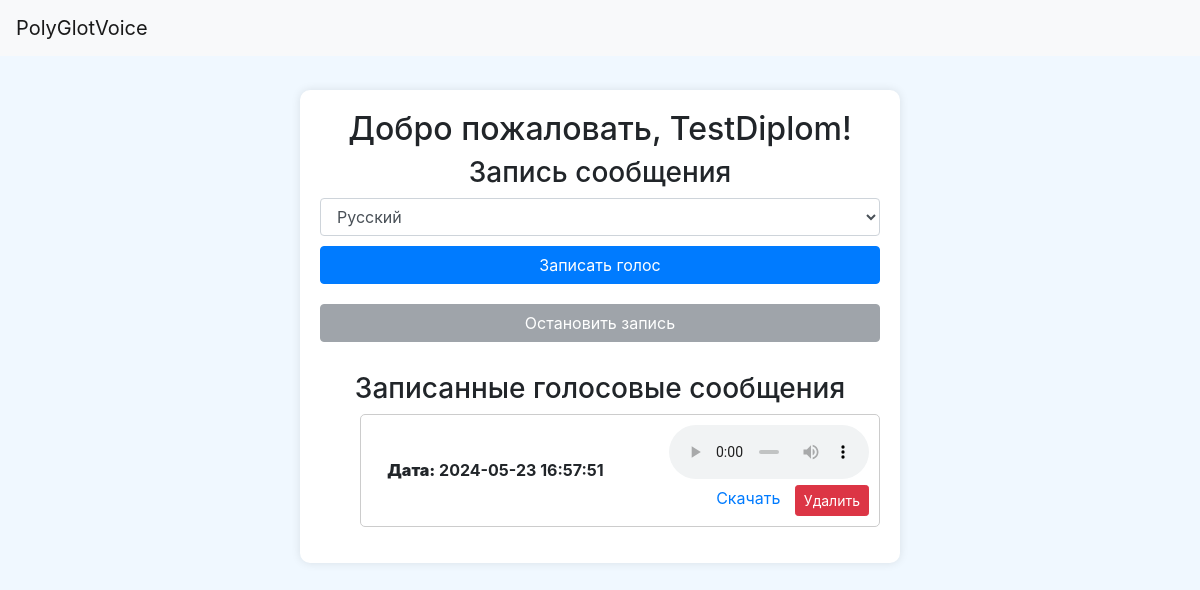
Before: /record (signed in) with the older database file.
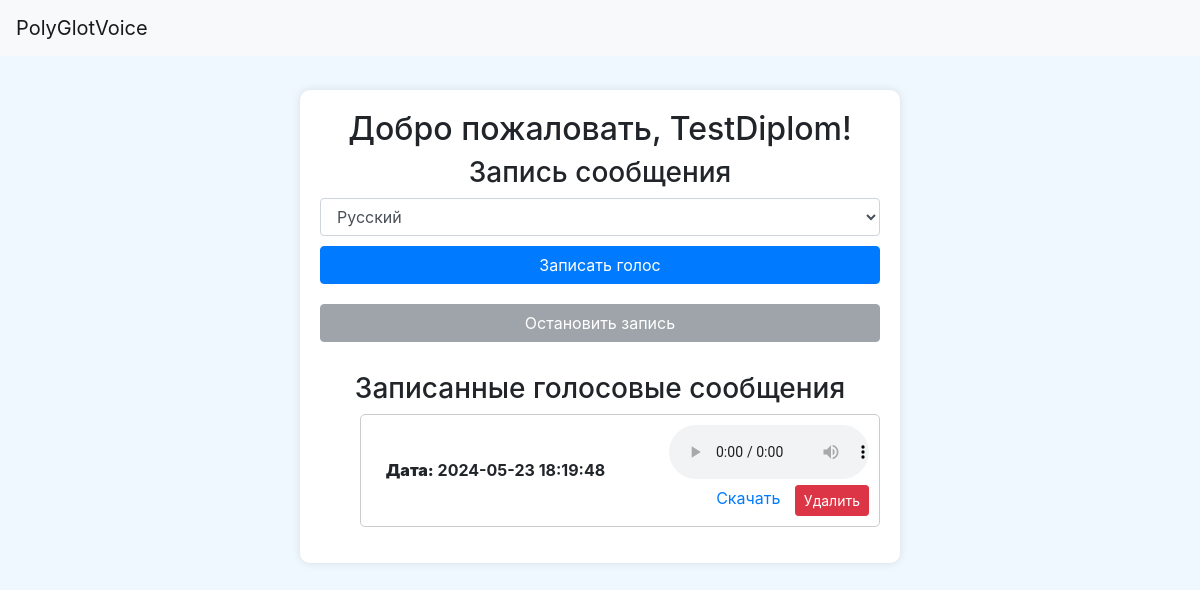
After: the same page with the newer database file.
### models.py (models this page shows)
class Message(Base):
    __tablename__ = "messages"
    id = Column(Integer, primary_key=True, index=True)
    user_id = Column(Integer, ForeignKey("users.id"))
    message_type = Column(String)
    content = Column(String)
    translated = Column(Boolean, default=False)
    created_at = Column(DateTime, default=func.now())
    language = Column(String)  # Новое поле для хранения языка
    owner = relationship("User", back_populates="messages")

### main.py (the view)
@app.get("/record", response_class=HTMLResponse)
async def read_record(request: Request, session_data: UserSession = Depends(get_session_data),
                      db: Session = Depends(get_db)):
    user = db.query(User).filter(User.id == session_data.user_id).first()
    if user is None:
        raise HTTPException(status_code=404, detail="User not found")
    messages = db.query(Message).filter(Message.user_id == user.id, Message.translated == False).all()
    return templates.TemplateResponse("record.html", {
        "request": request,
        "user": user,
        "messages": messages
    })

### templates/record.html (shortened to what this page needs)
<!DOCTYPE html>
<html lang="ru">
<head>
    <link href="https://stackpath.bootstrapcdn.com/bootstrap/4.5.2/css/bootstrap.min.css" rel="stylesheet">
</head>
<body>
<nav class="navbar navbar-expand-lg navbar-light bg-light fixed-top">
    <a class="navbar-brand" href="#">PolyGlotVoice</a>
</nav>
<div class="content-container">
    <div class="form-container">
        <h2>Добро пожаловать, {{ user.nickname }}!</h2>
        <h3>Запись сообщения</h3>
        <form>
            <div class="form-group">
                <select class="form-control" id="languageSelect">
                    <option value="ru-RU">Русский</option>
                </select>
                <button type="button" class="btn btn-primary btn-custom" id="startRecording">Записать голос</button>
                <button type="button" class="btn btn-secondary btn-custom" id="stopRecording" disabled>Остановить запись</button>
            </div>
        </form>
        <div class="message-section">
            <h3>Записанные голосовые сообщения</h3>
            <ul>
                {% for message in messages %}
                    <li class="message-item">
                        <div class="message-date"><strong>Дата:</strong> {{ message.created_at }}</div>
                        <div class="message-actions">
                            <audio controls><source src="{{ message.content }}" type="audio/mpeg">Ваш браузер не поддерживает элемент audio.</audio>
                            <a href="{{ message.content }}" download>Скачать</a>
                            <button class="btn btn-danger btn-sm delete-button" data-message-id="{{ message.id }}">Удалить</button>
                        </div>
                    </li>
                {% endfor %}
            </ul>
        </div>
    </div>
</div>
</body>
</html>

Changed rows visible on the page:
removed Message: created_at "2024-05-23 16:57:51"
added Message: created_at "2024-05-23 18:19:48"
